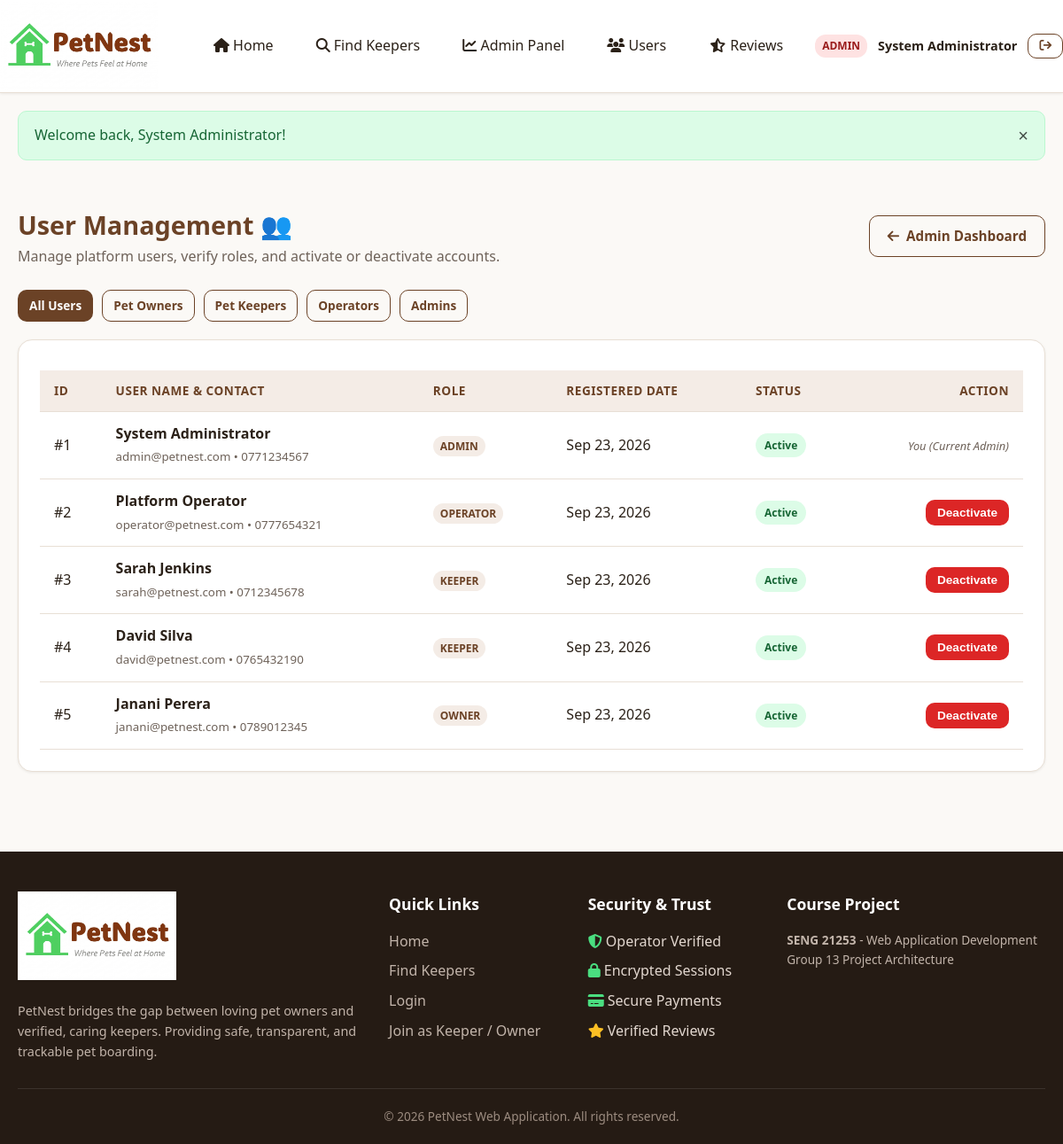
The page /admin/users.php (signed in) on the database its author committed.
### tables this page shows
CREATE TABLE `users` (
  `user_id` INT AUTO_INCREMENT PRIMARY KEY,
  `full_name` VARCHAR(100) NOT NULL,
  `email` VARCHAR(150) NOT NULL UNIQUE,
  `password` VARCHAR(255) NOT NULL,
  `phone` VARCHAR(20) DEFAULT NULL,
  `role` ENUM('admin', 'operator', 'owner', 'keeper') NOT NULL DEFAULT 'owner',
  `profile_photo` VARCHAR(255) DEFAULT 'default_avatar.png',
  `created_at` TIMESTAMP DEFAULT CURRENT_TIMESTAMP,
  `is_active` TINYINT(1) DEFAULT 1
);

### admin/users.php (the view, shortened to what this page needs)
<?php
require_once __DIR__ . '/../includes/header.php';
$adminId = (int)$_SESSION['user_id'];
$roleFilter = $_GET['role'] ?? 'all';
$sql = "SELECT user_id, full_name, email, phone, role, profile_photo, is_active, created_at FROM users";
$params = [];
$sql .= " ORDER BY created_at DESC";
try {
    $stmt = $pdo->prepare($sql);
    $stmt->execute($params);
    $users = $stmt->fetchAll();
} catch (PDOException $e) {
    $users = [];
}
?>
<div class="container" style="padding: 30px 20px;">
    <div style="display: flex; justify-content: space-between; align-items: center; margin-bottom: 25px; flex-wrap: wrap; gap: 15px;">
        <div>
            <h1 style="font-size: 1.8rem; color: var(--primary);">User Management 👥</h1>
            <p style="color: var(--text-muted);">Manage platform users, verify roles, and activate or deactivate accounts.</p>
        </div>
        <a href="<?= BASE_URL ?>/admin/dashboard.php" class="btn btn-outline">
            <i class="fa-solid fa-arrow-left"></i> Admin Dashboard
        </a>
    </div>
    <div style="display: flex; gap: 10px; margin-bottom: 20px; flex-wrap: wrap;">
        <a href="<?= BASE_URL ?>/admin/users.php?role=all" class="btn btn-sm <?= $roleFilter === 'all' ? 'btn-primary' : 'btn-outline' ?>">All Users</a>
        <a href="<?= BASE_URL ?>/admin/users.php?role=owner" class="btn btn-sm <?= $roleFilter === 'owner' ? 'btn-primary' : 'btn-outline' ?>">Pet Owners</a>
        <a href="<?= BASE_URL ?>/admin/users.php?role=keeper" class="btn btn-sm <?= $roleFilter === 'keeper' ? 'btn-primary' : 'btn-outline' ?>">Pet Keepers</a>
        <a href="<?= BASE_URL ?>/admin/users.php?role=operator" class="btn btn-sm <?= $roleFilter === 'operator' ? 'btn-primary' : 'btn-outline' ?>">Operators</a>
        <a href="<?= BASE_URL ?>/admin/users.php?role=admin" class="btn btn-sm <?= $roleFilter === 'admin' ? 'btn-primary' : 'btn-outline' ?>">Admins</a>
    </div>
    <div class="card">
        <div class="table-responsive">
            <table class="table">
                <thead>
                    <tr>
                        <th>ID</th>
                        <th>User Name & Contact</th>
                        <th>Role</th>
                        <th>Registered Date</th>
                        <th>Status</th>
                        <th style="text-align: right;">Action</th>
                    </tr>
                </thead>
                <tbody>
                    <?php if (empty($users)): ?>
                        <tr>
                            <td colspan="6" style="text-align: center; padding: 30px; color: var(--text-muted);">No users found in this category.</td>
                        </tr>
                    <?php else: ?>
                        <?php foreach ($users as $u): ?>
                            <tr>
                                <td>#<?= $u['user_id'] ?></td>
                                <td>
                                    <strong><?= htmlspecialchars($u['full_name']) ?></strong><br>
                                    <small style="color: var(--text-muted);"><?= htmlspecialchars($u['email']) ?> &bull; <?= htmlspecialchars($u['phone'] ?: 'No Phone') ?></small>
                                </td>
                                <td>
                                    <span class="user-badge" style="text-transform: uppercase;">
                                        <?= htmlspecialchars($u['role']) ?>
                                    </span>
                                </td>
                                <td><?= date('M d, Y', strtotime($u['created_at'])) ?></td>
                                <td>
                                    <?php if ((int)$u['is_active'] === 1): ?>
                                        <span class="badge badge-confirmed">Active</span>
                                    <?php else: ?>
                                        <span class="badge badge-rejected">Deactivated</span>
                                    <?php endif; ?>
                                </td>
                                <td style="text-align: right;">
                                    <?php if ($u['user_id'] !== $adminId): ?>
                                        <form action="<?= BASE_URL ?>/admin/users.php?role=<?= urlencode($roleFilter) ?>" method="POST" style="display: inline;">
                                            <?php if ((int)$u['is_active'] === 1): ?>
                                                <button type="submit" class="btn btn-danger btn-sm" data-confirm="Deactivate account for <?= htmlspecialchars($u['full_name']) ?>? They will be unable to log in.">
                                                    Deactivate
                                                </button>
                                            <?php endif; ?>
                                        </form>
                                    <?php else: ?>
                                        <span style="font-size: 0.8rem; color: var(--text-muted); font-style: italic;">You (Current Admin)</span>
                                    <?php endif; ?>
                                </td>
                            </tr>
                        <?php endforeach; ?>
                    <?php endif; ?>
                </tbody>
            </table>
        </div>
    </div>
</div>
<?php require_once __DIR__ . '/../includes/footer.php'; ?>

### assets/css/style.css (style rules this page uses)
:root { --primary: #6B4226; --primary-hover: #54331C; --primary-light: #F4ECE6; --secondary: #2D5A27; --secondary-hover: #22441D; --secondary-light: #EBF3EA; --accent: #D97706; --accent-light: #FEF3C7; --bg-main: #FBF9F6; --bg-card: #FFFFFF; --text-dark: #2B2118; --text-muted: #6E6259; --border-color: #E8DFD5; --border-focus: #8D5B36; --status-pending-bg: #FEF3C7; --status-pending-text: #92400E; --status-confirmed-bg: #DCFCE7; --status-confirmed-text: #166534; --status-active-bg: #E0E7FF; --status-active-text: #3730A3; --status-completed-bg: #F3E8FF; --status-completed-text: #6B21A8; --status-rejected-bg: #FEE2E2; --status-rejected-text: #991B1B; --status-cancelled-bg: #F3F4F6; --status-cancelled-text: #4B5563; --font-family: 'Segoe UI', system-ui, -apple-system, BlinkMacSystemFont, Roboto, sans-serif; --radius-sm: 6px; --radius-md: 10px; --radius-lg: 16px; --shadow-sm: 0 1px 3px rgba(43, 33, 24, 0.08); --shadow-md: 0 4px 12px rgba(43, 33, 24, 0.10); --shadow-lg: 0 10px 25px rgba(43, 33, 24, 0.12); --transition: all 0.2s ease-in-out; }
*, *::before, *::after { box-sizing: border-box; margin: 0; padding: 0; }
body { font-family: var(--font-family); background-color: var(--bg-main); color: var(--text-dark); line-height: 1.6; min-height: 100vh; display: flex; flex-direction: column; }
a { color: var(--primary); text-decoration: none; transition: var(--transition); }
.container { width: 100%; max-width: 1200px; margin: 0 auto; padding: 0 20px; }
.user-badge { font-size: 0.75rem; text-transform: uppercase; background: var(--primary-light); color: var(--primary); font-weight: 700; padding: 3px 8px; border-radius: 12px; }
.btn { display: inline-flex; align-items: center; justify-content: center; gap: 8px; padding: 10px 20px; font-size: 0.95rem; font-weight: 600; border-radius: var(--radius-md); border: 1px solid transparent; cursor: pointer; transition: var(--transition); text-decoration: none; }
.btn-primary { background-color: var(--primary); color: #FFFFFF; }
.btn-outline { background-color: transparent; border-color: var(--primary); color: var(--primary); }
.btn-danger { background-color: #DC2626; color: #FFFFFF; }
.btn-sm { padding: 6px 12px; font-size: 0.85rem; }
.card { background: var(--bg-card); border: 1px solid var(--border-color); border-radius: var(--radius-lg); padding: 24px; box-shadow: var(--shadow-sm); transition: var(--transition); }
.badge { display: inline-block; padding: 4px 10px; font-size: 0.75rem; font-weight: 700; border-radius: 20px; text-transform: capitalize; }
.badge-confirmed { background: var(--status-confirmed-bg); color: var(--status-confirmed-text); }
.table-responsive { width: 100%; overflow-x: auto; }
.table { width: 100%; border-collapse: collapse; margin-top: 10px; }
.table th, .table td { padding: 12px 16px; text-align: left; border-bottom: 1px solid var(--border-color); }
.table th { background: var(--primary-light); color: var(--primary); font-weight: 700; font-size: 0.85rem; text-transform: uppercase; letter-spacing: 0.5px; }

### rows shown on the page
users: user_id "1", full_name "System Administrator", email "admin@petnest.com", phone "0771234567", role "ADMIN", created_at "Sep 23, 2026", is_active "Active", shows "You (Current Admin)"
users: user_id "2", full_name "Platform Operator", email "operator@petnest.com", phone "0777654321", role "OPERATOR", created_at "Sep 23, 2026", is_active "Active"
users: user_id "3", full_name "Sarah Jenkins", email "sarah@petnest.com", phone "0712345678", role "KEEPER", created_at "Sep 23, 2026", is_active "Active"
users: user_id "4", full_name "David Silva", email "david@petnest.com", phone "0765432190", role "KEEPER", created_at "Sep 23, 2026", is_active "Active"
users: user_id "5", full_name "Janani Perera", email "janani@petnest.com", phone "0789012345", role "OWNER", created_at "Sep 23, 2026", is_active "Active"

### other values the page prints
$user['name'] "System Administrator"
$message "Welcome back, System Administrator!"
